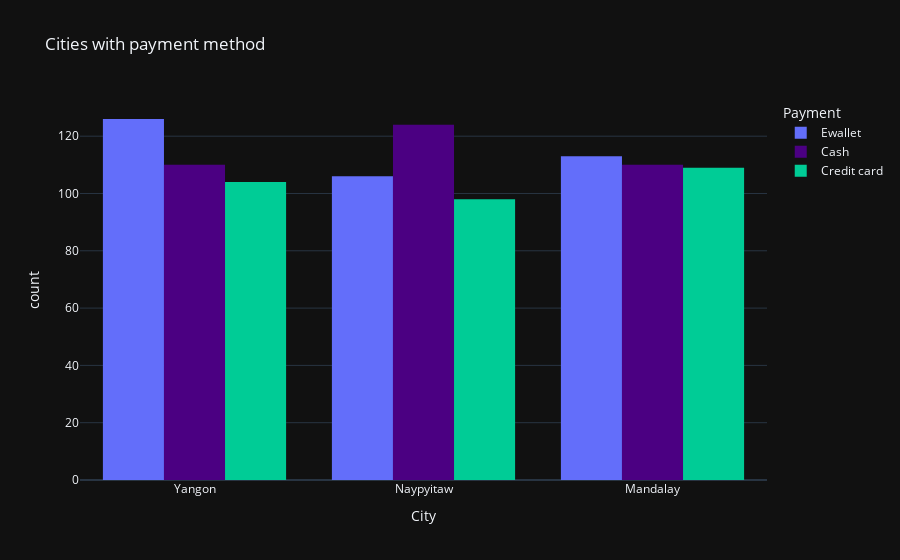

Notebook source saved alongside this figure:
### Code cell
#8 People in what city prefer whci kind of payment
px.histogram(data_frame=df,
             x='City',
             color='Payment',
             barmode='group',
             color_discrete_map={
                 'Ewallet':'light green',
                 'Cash':'indigo',
                 'Credit card':'light blue'
             },
             template ='plotly_dark',
             title = "Cities with payment method"
            )

### Figure 1 — Plotly figure (JSON) as saved in the notebook; plotly's stock layout.template omitted (floating-point values rounded to 4 significant figures; data arrays with more than 128 entries replaced by an {"elided": "..."} marker saying what was removed)
{"data": [{"alignmentgroup": "True", "bingroup": "x", "hovertemplate": "Payment=Ewallet<br>City=%{x}<br>count=%{y}<extra></extra>", "legendgroup": "Ewallet", "marker": {"color": "light green", "pattern": {"shape": ""}}, "name": "Ewallet", "offsetgroup": "Ewallet", "orientation": "v", "showlegend": true, "type": "histogram", "x": {"elided": "345 str values"}, "xaxis": "x", "yaxis": "y"}, {"alignmentgroup": "True", "bingroup": "x", "hovertemplate": "Payment=Cash<br>City=%{x}<br>count=%{y}<extra></extra>", "legendgroup": "Cash", "marker": {"color": "indigo", "pattern": {"shape": ""}}, "name": "Cash", "offsetgroup": "Cash", "orientation": "v", "showlegend": true, "type": "histogram", "x": {"elided": "344 str values"}, "xaxis": "x", "yaxis": "y"}, {"alignmentgroup": "True", "bingroup": "x", "hovertemplate": "Payment=Credit card<br>City=%{x}<br>count=%{y}<extra></extra>", "legendgroup": "Credit card", "marker": {"color": "light blue", "pattern": {"shape": ""}}, "name": "Credit card", "offsetgroup": "Credit card", "orientation": "v", "showlegend": true, "type": "histogram", "x": {"elided": "311 str values"}, "xaxis": "x", "yaxis": "y"}], "layout": {"barmode": "group", "legend": {"title": {"text": "Payment"}, "tracegroupgap": 0}, "title": {"text": "Cities with payment method"}, "xaxis": {"anchor": "y", "domain": [0, 1], "title": {"text": "City"}}, "yaxis": {"anchor": "x", "domain": [0, 1], "title": {"text": "count"}}}}
